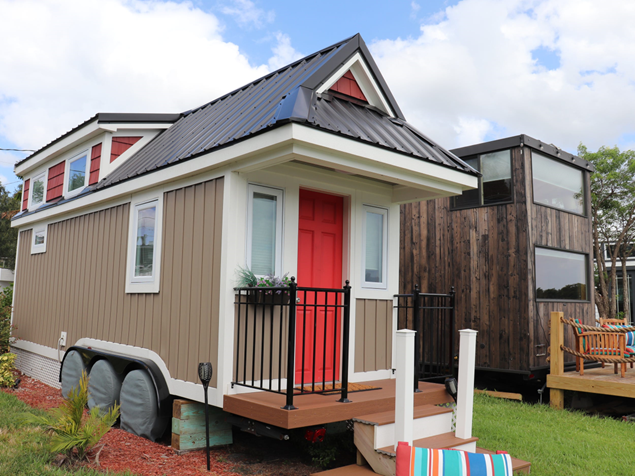
//> input picture hw8/assets/imgC.png, 635 x 476 px
$ ./seg   (built with g++ and OpenCV 4)
//> lines starting //> are read from the running program, lines starting //| are printed output that depends on the picture; after the words box and inside, x2 and y2 are one past the last pixel; in counts of white or black regions, pixels touching at a corner belong together
#include <opencv2/opencv.hpp>
using namespace cv;
using namespace std;

int main() {
    Mat src = imread("../assets/imgC.png");
//> src is the input picture: 476 rows x 635 cols, CV_8UC3; mean B, G, R 134.8, 140.1, 147.2
    if (src.empty()) {
        cout << "图像加载失败" << endl;
        return -1;
    }

    // ================= 预处理阶段 =================
    Mat blurred;
    GaussianBlur(src, blurred, Size(3,3), 1);

    // 转换为灰度并二值化
    Mat gray, thresh;
    cvtColor(blurred, gray, COLOR_BGR2GRAY);
    threshold(gray, thresh, 0, 255, THRESH_BINARY_INV + THRESH_OTSU);
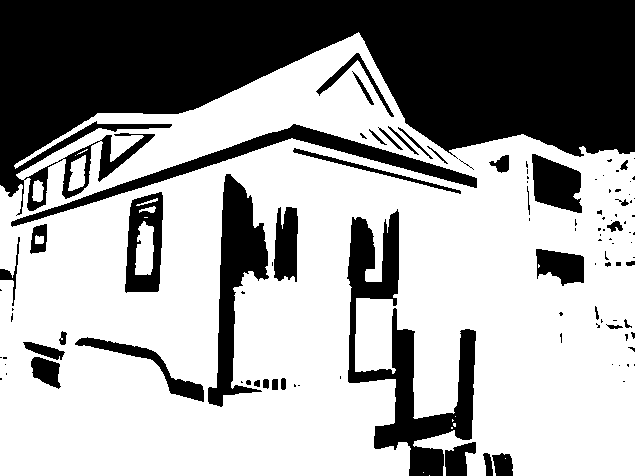
//> thresh: 476 rows x 635 cols, CV_8UC1; 62.7% white; 107 black regions (66 under 20 px), largest, box (x1, y1, x2, y2) and area: (0, 0, 635, 216) 76782, (347, 209, 476, 476) 10446, (208, 174, 269, 407) 5792
    imshow("1. 二值化图像", thresh);
    imwrite("../assets/result/1_after_binarization.jpg", thresh);

    // 形态学操作
    Mat kernel = getStructuringElement(MORPH_RECT, Size(3,3));
    morphologyEx(thresh, thresh, MORPH_OPEN, kernel, Point(-1,-1), 2);
    morphologyEx(thresh, thresh, MORPH_CLOSE, kernel, Point(-1,-1), 2);
//> thresh: 476 rows x 635 cols, CV_8UC1; 62.9% white; 24 black regions, largest, box (x1, y1, x2, y2) and area: (0, 0, 635, 196) 75979, (348, 213, 476, 476) 11281, (78, 174, 286, 406) 7748
    imshow("2. 形态学处理", thresh);
    imwrite("../assets/result/2_after_morphology.jpg", thresh);

    // ================= 距离变换阶段 =================
    Mat dist;
    distanceTransform(thresh, dist, DIST_L2, 5);

    // 归一化距离变换结果用于显示
    Mat dist_display;
    normalize(dist, dist_display, 0, 255, NORM_MINMAX);
    dist_display.convertTo(dist_display, CV_8U);
//> dist_display: 476 rows x 635 cols, CV_8UC1
    applyColorMap(dist_display, dist_display, COLORMAP_JET); // 应用伪彩色
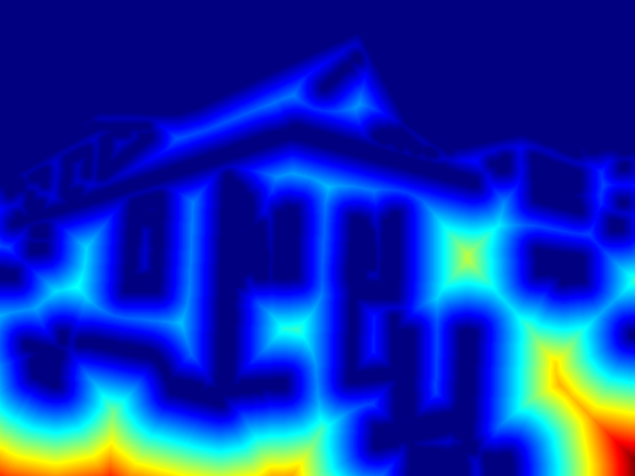
//> dist_display: 476 rows x 635 cols, CV_8UC3; mean B, G, R 174.8, 48.5, 15
    imshow("3. 距离变换", dist_display);
    imwrite("../assets/result/3_distance_transform.jpg", dist_display);

    // ================= 标记生成阶段 =================
    double minVal, maxVal;
    minMaxLoc(dist, &minVal, &maxVal);
//> minVal = 0; maxVal = 123

    // 生成前景标记
    Mat fg_mask;
    threshold(dist, fg_mask, 0.5*maxVal, 255, THRESH_BINARY);
//> fg_mask: 476 rows x 635 cols, CV_32FC1; 5.7% white; 3 white regions, box (x1, y1, x2, y2) and area: (0, 417, 319, 476) 8594, (534, 340, 635, 476) 8221, (460, 246, 476, 269) 328
    fg_mask.convertTo(fg_mask, CV_8U);

    // 显示前景标记
    Mat fg_display;
    cvtColor(fg_mask, fg_display, COLOR_GRAY2BGR);
    fg_display.setTo(Scalar(0,255,0), fg_mask); // 绿色前景
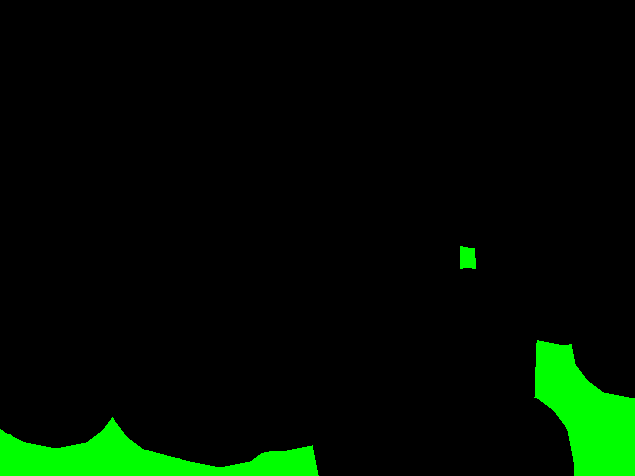
//> fg_display: 476 rows x 635 cols, CV_8UC3; mean B, G, R 0, 14.5, 0
    imshow("4. 前景标记", fg_display);
    imwrite("../assets/result/4_foreground_mask.jpg", fg_display);

    // 生成背景标记
    Mat bg_mask;
    dilate(thresh, bg_mask, kernel, Point(-1,-1), 1);
//> bg_mask: 476 rows x 635 cols, CV_8UC1; 65.3% white; 25 black regions (2 under 20 px), largest, box (x1, y1, x2, y2) and area: (0, 0, 635, 195) 74008, (349, 214, 475, 476) 9799, (79, 175, 285, 405) 6658
    bg_mask = bg_mask - fg_mask;
//> bg_mask: 476 rows x 635 cols, CV_8UC1; 59.7% white; 28 black regions (2 under 20 px), largest, box (x1, y1, x2, y2) and area: (0, 0, 635, 195) 74008, (349, 214, 475, 476) 9799, (0, 417, 319, 476) 8594

    // 显示背景标记
    Mat bg_display;
    cvtColor(bg_mask, bg_display, COLOR_GRAY2BGR);
    bg_display.setTo(Scalar(0,0,255), bg_mask); // 红色背景
    imshow("5. 背景标记", bg_display);
    imwrite("../assets/result/5_background_mask.jpg", bg_display);

    // ================= 标记合成阶段 =================
    Mat markers(thresh.size(), CV_32S, Scalar(0));
    markers.setTo(1, bg_mask/255);   // 背景=1 (蓝色)
    markers.setTo(2, fg_mask/255);    // 前景=2 (绿色)
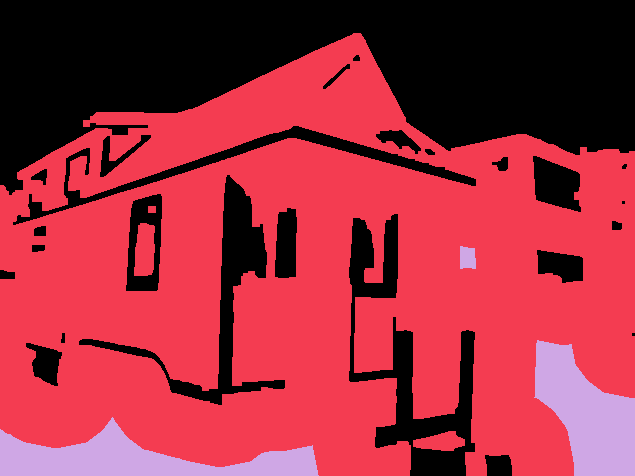
//> markers: 476 rows x 635 cols, CV_32SC1; 3 distinct labels, from 0 to 2; one colour per label, 0 black
    markers.setTo(0, (bg_mask == 0) & (fg_mask == 0)); // 未知区域=0 (红色)

    // 可视化标记图
    Mat markers_display = Mat::zeros(markers.size(), CV_8UC3);
    markers_display.setTo(Scalar(255,0,0), markers == 1);  // 背景-蓝色
    markers_display.setTo(Scalar(0,255,0), markers == 2);  // 前景-绿色
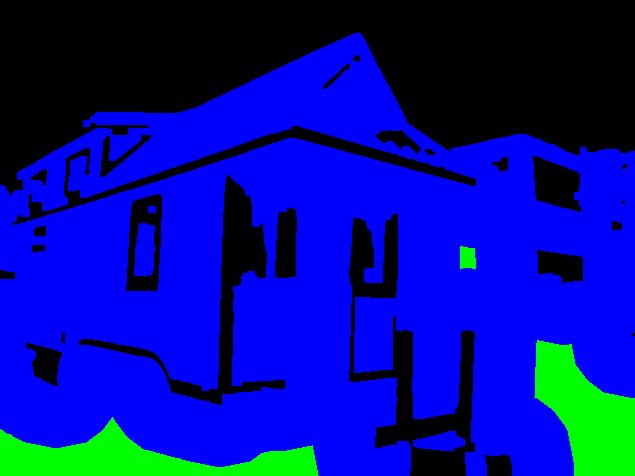
//> markers_display: 476 rows x 635 cols, CV_8UC3; mean B, G, R 152.2, 14.5, 0
    markers_display.setTo(Scalar(0,0,255), markers == 0); // 未知-红色
    imshow("6. 合成标记图", markers_display);
    imwrite("../assets/result/6_combined_markers.jpg", markers_display);

    // ================= GrabCut分割 =================

    Mat grab_mask(bg_mask.size(), CV_8UC1, GC_PR_BGD); // 初始化可能背景
    grab_mask.setTo(GC_FGD, bg_mask);    // 确定前景
    grab_mask.setTo(GC_BGD, fg_mask);    // 确定背景
//> grab_mask: 476 rows x 635 cols, CV_8UC1; min 0, max 2, mean 1.29

    Mat bgdModel, fgdModel;
    grabCut(src, grab_mask, Rect(), bgdModel, fgdModel, 3, GC_INIT_WITH_MASK);
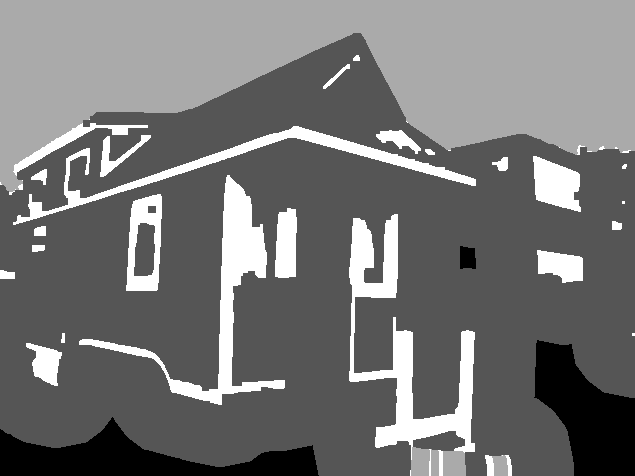
//> grab_mask: 476 rows x 635 cols, CV_8UC1; min 0, max 3, mean 1.39; drawn with min black and max white
//> bgdModel = 65 values, max 3834.8 at index 56, min -720.3 at index 58, mean 462.3; fgdModel = 65 values, max 1275.1 at index 64, min -570.1 at index 61, mean 238.8

    // 生成最终掩膜
    Mat result_mask;
    compare(grab_mask, GC_FGD, result_mask, CMP_EQ);
    // 创建3通道掩膜用于乘法
    Mat result_mask_3ch;
    cvtColor(result_mask, result_mask_3ch, COLOR_GRAY2BGR);

    // 与原图合成（按位与操作）
    Mat result;
    bitwise_and(src, result_mask_3ch, result);
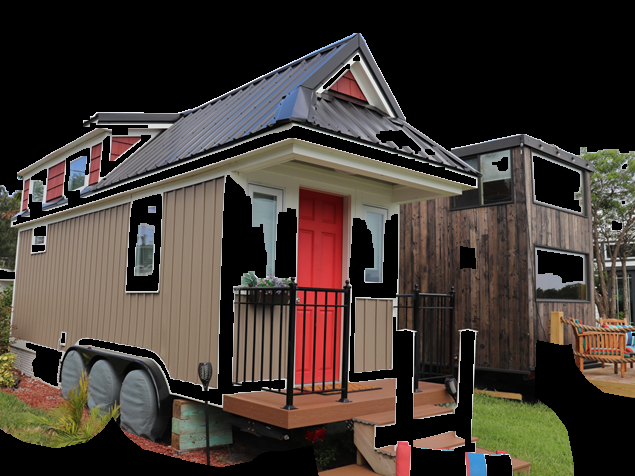
//> result: 476 rows x 635 cols, CV_8UC3; mean B, G, R 51.1, 58, 67

    imshow("7. 最终分割结果", result);
    imwrite("../assets/result/7_final_result.jpg", result);

    // ================= 窗口布局优化 =================
    // 调整窗口位置避免重叠
    moveWindow("1. 二值化图像", 50, 50);
    moveWindow("2. 形态学处理", 450, 50);
    moveWindow("3. 距离变换", 850, 50);
    moveWindow("4. 前景标记", 50, 400);
    moveWindow("5. 背景标记", 450, 400);
    moveWindow("6. 合成标记图", 850, 400);
    moveWindow("7. 最终分割结果", 1250, 200);

    waitKey(0);
    return 0;
}

$ run again, with hw8/assets/imgA.jpg saved as hw8/assets/imgC.png
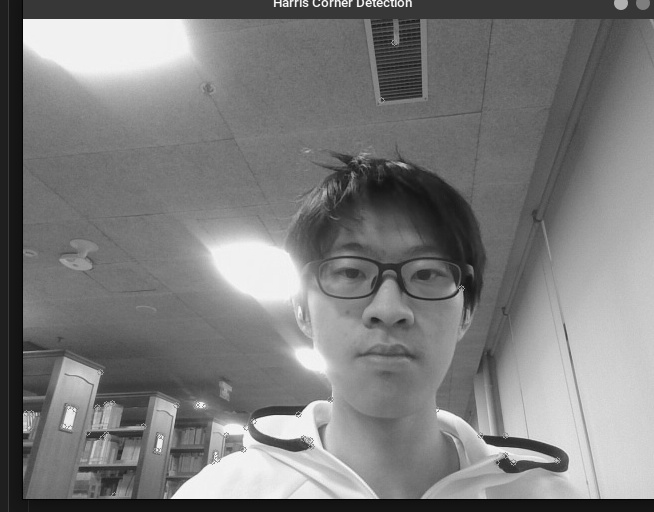
//> input picture hw8/assets/imgA.jpg, 654 x 512 px
//> src is the input picture: 512 rows x 654 cols, CV_8UC3; min 0, max 255, mean 124
//> minVal = 0; maxVal = 145.2
//> `markers.setTo(2, fg_mask/255);`:
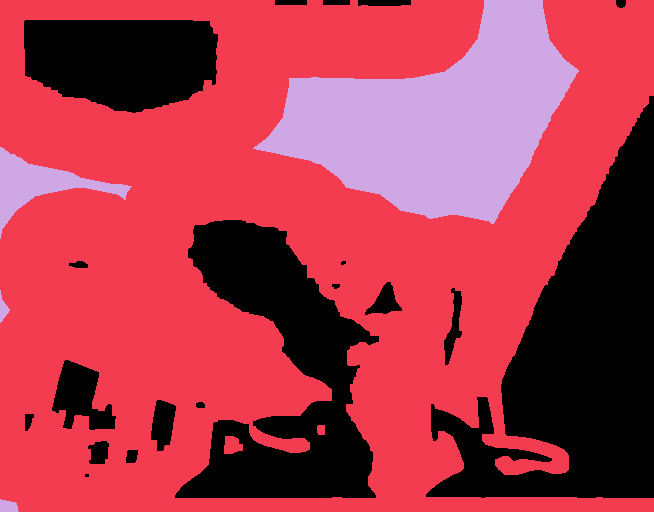
//> markers: 512 rows x 654 cols, CV_32SC1; 3 distinct labels, from 0 to 2; one colour per label, 0 black
//> bgdModel = 65 values, max 393 at index 20, min 0.00425 at index 4, mean 153.1; fgdModel = 65 values, max 1224 at index 56, min 0.0716 at index 2, mean 230.2
//> `bitwise_and(src, result_mask_3ch, result);`:
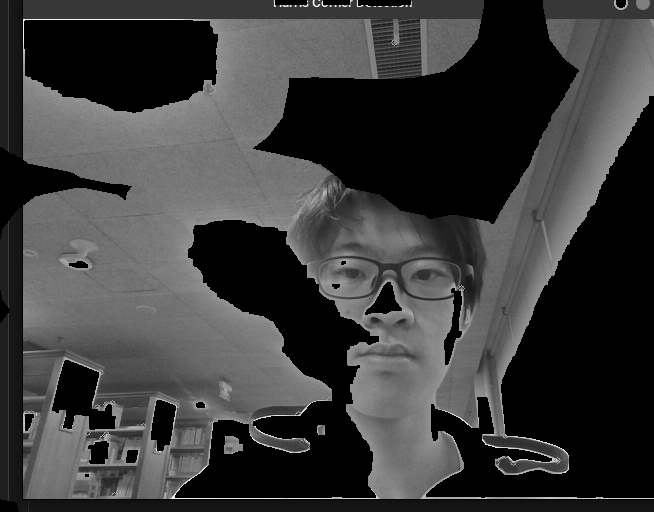
//> result: 512 rows x 654 cols, CV_8UC3; min 0, max 253, mean 59.4
